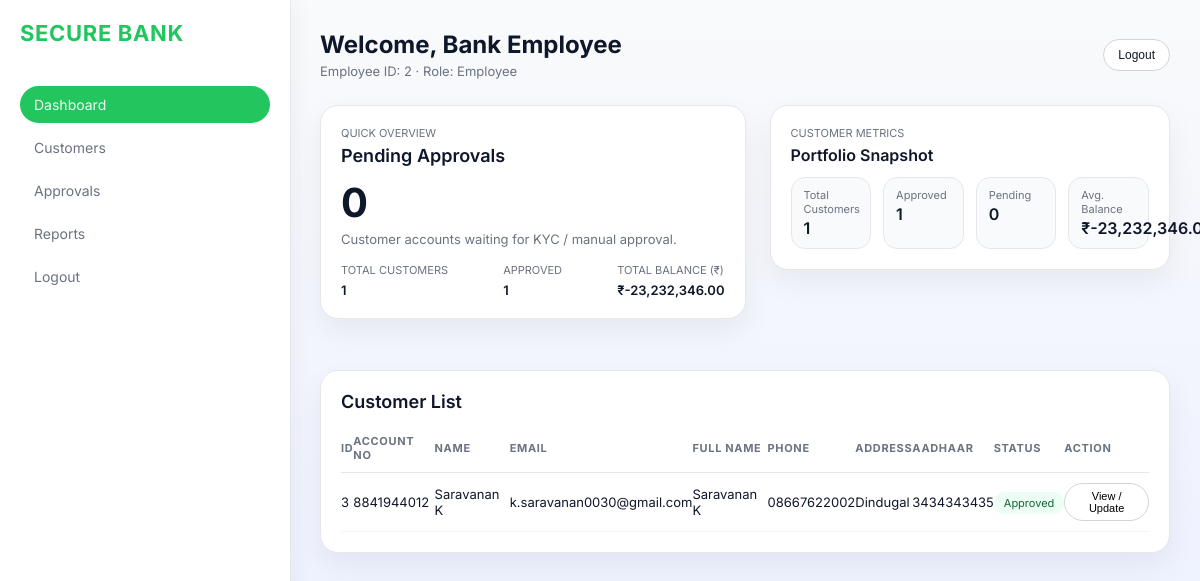
Screenshot of /employee_dashboard (signed in) with the database file from the repository.
### tables this page shows
CREATE TABLE users (
            id INTEGER PRIMARY KEY AUTOINCREMENT,
            account_number TEXT UNIQUE,
            name TEXT,
            email TEXT UNIQUE,
            password TEXT,
            balance REAL DEFAULT 0,
            role TEXT DEFAULT 'user',
            full_name TEXT,
            phone TEXT,
            address TEXT,
            aadhaar TEXT,
            approval_status TEXT DEFAULT 'pending',
            last_login TEXT
        );

### app.py (the view)
@app.route("/employee_dashboard")
@roles_allowed("employee")
def employee_dashboard():
    conn = db()
    employee = conn.execute(
        "SELECT * FROM users WHERE email=?",
        (session["user"],)
    ).fetchone()
    users = conn.execute(
        "SELECT * FROM users WHERE role IN ('user','customer')"
    ).fetchall()
    total_users = len(users)
    approved_users = sum(1 for u in users if u["approval_status"] == "approved")
    pending_users = sum(1 for u in users if u["approval_status"] != "approved")
    total_balance = sum((u["balance"] or 0) for u in users)
    conn.close()
    return render_template(
        "employee_dashboard.html",
        employee=employee,
        users=users,
        total_users=total_users,
        approved_users=approved_users,
        pending_users=pending_users,
        total_balance=total_balance,
    )

### app.py (called while the page is built)
def db():
    conn = sqlite3.connect(DB_NAME)
    conn.row_factory = sqlite3.Row
    return conn

def roles_allowed(*roles):
    def wrapper(f):
        @wraps(f)
        def decorated(*args, **kwargs):
            if "user" not in session:
                flash("Login required")
                return redirect("/login")
            if session.get("role") not in roles:
                flash("Access denied")
                return redirect("/login")
            return f(*args, **kwargs)
        return decorated
    return wrapper

### templates/employee_dashboard.html (shortened to what this page needs)
<!DOCTYPE html>
<html lang="en">
<head>
</head>
<body>
<div class="sidebar">
    <div class="logo">SECURE BANK</div>
    <div class="nav-item active">Dashboard</div>
    <div class="nav-item">Customers</div>
    <div class="nav-item">Approvals</div>
    <div class="nav-item">Reports</div>
    <div class="nav-item" onclick="window.location.href='/logout'">Logout</div>
</div>
<div class="main-content">
    <header style="margin-bottom: 26px; display:flex; justify-content:space-between; align-items:center;">
        <div>
            <h2 style="margin:0;">Welcome, {{ employee['full_name'] or employee['name'] }}</h2>
            <div style="font-size:13px; color:var(--text-dim); margin-top:4px;">
                Employee ID: {{ employee['id'] }} · Role: {{ employee['role']|capitalize }}
            </div>
        </div>
        <button class="ghost-btn" onclick="window.location.href='/logout'">Logout</button>
    </header>
    <div class="dashboard-top">
        <div class="card">
            <div class="overview-header-row">
                <div>
                    <span class="bank-label">Quick Overview</span>
                    <h3 class="overview-title">Pending Approvals</h3>
                </div>
            </div>
            <div class="overview-main-number">{{ pending_users }}</div>
            <div class="overview-sub-row">
                Customer accounts waiting for KYC / manual approval.
            </div>
            <div class="overview-foot-row">
                <div>
                    <div class="bank-label">Total Customers</div>
                    <div class="overview-foot-number">{{ total_users }}</div>
                </div>
                <div>
                    <div class="bank-label">Approved</div>
                    <div class="overview-foot-number">{{ approved_users }}</div>
                </div>
                <div>
                    <div class="bank-label">Total Balance (₹)</div>
                    <div class="overview-foot-number">₹{{ "{:,.2f}".format(total_balance) }}</div>
                </div>
            </div>
        </div>
        <div class="overview-right">
            <div class="card">
                <div class="overview-header-row">
                    <div>
                        <span class="bank-label">Customer Metrics</span>
                        <h3 class="overview-title" style="font-size:16px;">Portfolio Snapshot</h3>
                    </div>
                </div>
                <div class="metrics-row">
                    <div class="metric-card">
                        <div class="metric-label">Total Customers</div>
                        <div class="metric-value">{{ total_users }}</div>
                    </div>
                    <div class="metric-card">
                        <div class="metric-label">Approved</div>
                        <div class="metric-value">{{ approved_users }}</div>
                    </div>
                    <div class="metric-card">
                        <div class="metric-label">Pending</div>
                        <div class="metric-value">{{ pending_users }}</div>
                    </div>
                    <div class="metric-card">
                        <div class="metric-label">Avg. Balance</div>
                        <div class="metric-value">
                            {% if total_users %}
                                ₹{{ "{:,.2f}".format(total_balance / total_users) }}
                            {% else %}
                                ₹0.00
                            {% endif %}
                        </div>
                    </div>
                </div>
            </div>
        </div>
    </div>
    <div class="card">
        <div class="overview-header-row">
            <h3 class="overview-title">Customer List</h3>
        </div>
        <table>
            <thead>
                <tr>
                    <th>ID</th>
                    <th>Account No</th>
                    <th>Name</th>
                    <th>Email</th>
                    <th>Full Name</th>
                    <th>Phone</th>
                    <th>Address</th>
                    <th>Aadhaar</th>
                    <th>Status</th>
                    <th>Action</th>
                </tr>
            </thead>
            <tbody>
                {% for user in users %}
                <tr>
                    <td>{{ user['id'] }}</td>
                    <td>{{ user['account_number'] }}</td>
                    <td>{{ user['name'] }}</td>
                    <td>{{ user['email'] }}</td>
                    <td>{{ user['full_name'] or "-" }}</td>
                    <td>{{ user['phone'] or "-" }}</td>
                    <td>{{ user['address'] or "-" }}</td>
                    <td>{{ user['aadhaar'] or "-" }}</td>
                    <td>
                        {% if user['approval_status'] == 'approved' %}
                            <span class="status-pill status-approved">Approved</span>
                        {% elif user['approval_status'] == 'pending' %}
                            <span class="status-pill status-pending">Pending</span>
                        {% else %}
                            <span class="status-pill status-rejected">{{ user['approval_status']|capitalize }}</span>
                        {% endif %}
                    </td>
                    <td>
                        <button class="link-btn" onclick="window.location.href='/employee_user/{{ user['id'] }}'">View / Update</button>
                    </td>
                </tr>
                {% endfor %}
            </tbody>
        </table>
    </div>
</div>
</body>
</html>

### templates/employee_dashboard.html (style rules this page uses)
:root { --bg-color: #f3f4f6; --card-bg: #ffffff; --accent-green: #16a34a; --accent-red: #ef4444; --accent-primary: #22c55e; --text-main: #0f172a; --text-dim: #6b7280; --sidebar-width: 250px; --border: 1px solid #e5e7eb; }
body { font-family: 'Inter', sans-serif; background: linear-gradient(180deg, #f9fafb, #eef2ff); color: var(--text-main); margin: 0; display: flex; }
.sidebar { width: var(--sidebar-width); background: #ffffff; height: 100vh; padding: 20px; position: fixed; border-right: var(--border); box-shadow: 6px 0 18px rgba(15, 23, 42, 0.04); }
.logo { color: var(--accent-primary); font-size: 22px; font-weight: 700; margin-bottom: 40px; letter-spacing: 0.03em; }
.nav-item { padding: 10px 14px; color: var(--text-dim); cursor: pointer; transition: 0.25s; border-radius: 999px; margin-bottom: 6px; font-size: 14px; }
.nav-item.active { background: #22c55e; color: #ecfdf5; }
.main-content { margin-left: calc(var(--sidebar-width) + 40px); padding: 30px; width: 100%; max-width: 1280px; }
.card { background: var(--card-bg); border-radius: 18px; padding: 20px; border: var(--border); margin-bottom: 25px; box-shadow: 0 12px 30px rgba(15, 23, 42, 0.06); }
.dashboard-top { display: grid; grid-template-columns: 1.7fr 1.6fr; gap: 24px; margin-bottom: 26px; align-items: stretch; }
.overview-right { display: flex; flex-direction: column; gap: 18px; }
.overview-header-row { display: flex; align-items: center; justify-content: space-between; margin-bottom: 12px; }
.overview-title { margin: 0; font-size: 18px; font-weight: 600; }
.overview-main-number { font-size: 40px; font-weight: 700; margin-bottom: 4px; }
.bank-label { font-size: 11px; color: var(--text-dim); margin-bottom: 5px; text-transform: uppercase; display: block; }
.overview-sub-row { font-size: 13px; color: var(--text-dim); margin-bottom: 16px; }
.overview-foot-row { display: flex; justify-content: space-between; gap: 20px; font-size: 13px; }
.overview-foot-number { font-weight: 600; margin-top: 4px; }
.ghost-btn { border-radius: 999px; border: 1px solid #d1d5db; background: #ffffff; padding: 8px 14px; font-size: 12px; color: #111827; cursor: pointer; }
.metrics-row { display: grid; grid-template-columns: repeat(4, minmax(0, 1fr)); gap: 12px; margin-top: 12px; }
.metric-card { background: #f9fafb; border-radius: 14px; padding: 10px 12px; border: 1px solid #e5e7eb; }
.metric-label { font-size: 11px; color: var(--text-dim); }
.metric-value { font-size: 16px; font-weight: 600; margin-top: 2px; }
table { width: 100%; border-collapse: collapse; margin-top: 10px; font-size: 13px; }
th { text-align: left; color: var(--text-dim); font-size: 11px; padding: 10px 0; border-bottom: 1px solid #e5e7eb; text-transform: uppercase; letter-spacing: 0.06em; }
td { padding: 10px 0; border-bottom: 1px solid #f3f4f6; }
.status-pill { border-radius: 999px; padding: 4px 10px; font-size: 11px; }
.status-approved { background: #ecfdf3; color: #166534; }
.link-btn { font-size: 11px; padding: 6px 10px; border-radius: 999px; border: 1px solid #d1d5db; background: #ffffff; cursor: pointer; }

### rows the page displays
users: name "Bank Employee", id "2", role "Employee"
users: id "3", account_number "8841944012", name "Saravanan K", email "k.saravanan0030@gmail.com", full_name "Saravanan K", phone "08667622002", address "Dindugal", aadhaar "3434343435", approval_status "Approved"

### other values shown
{{ pending_users }} "0"
{{ total_users }} "1"
{{ approved_users }} "1"
{{ "{:,.2f}".format(total_balance) }} "-23,232,346.00"
